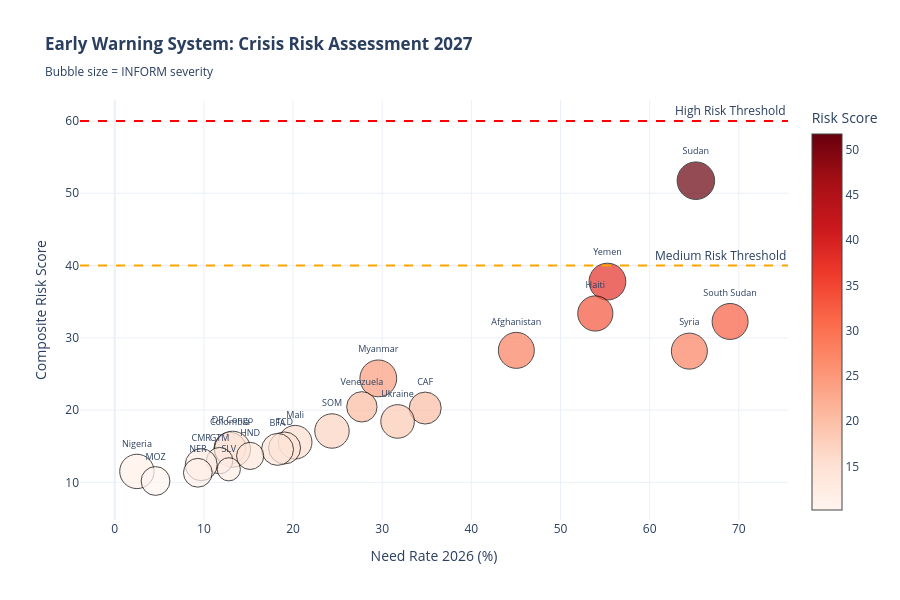

Source (notebook cell):
### Code cell
if PLOTLY_AVAILABLE:
    fig = go.Figure()
    
    fig.add_trace(go.Scatter(
        x=early_warning_df['need_rate_2026'] * 100,
        y=early_warning_df['risk_score'],
        mode='markers+text',
        marker=dict(
            size=early_warning_df['severity'] * 8,
            color=early_warning_df['risk_score'],
            colorscale='Reds',
            showscale=True,
            colorbar=dict(title="Risk Score"),
            line=dict(width=1, color='black')
        ),
        text=early_warning_df['country'],
        textposition='top center',
        textfont=dict(size=9),
        hovertemplate='<b>%{text}</b><br>Risk Score: %{y:.1f}<br>Need Rate: %{x:.1f}%<br><extra></extra>'
    ))
    
    fig.add_hline(y=60, line_dash="dash", line_color="red", annotation_text="High Risk Threshold")
    fig.add_hline(y=40, line_dash="dash", line_color="orange", annotation_text="Medium Risk Threshold")
    
    fig.update_layout(
        title="<b>Early Warning System: Crisis Risk Assessment 2027</b><br><sub>Bubble size = INFORM severity</sub>",
        xaxis_title="Need Rate 2026 (%)",
        yaxis_title="Composite Risk Score",
        height=600,
        template='plotly_white',
        font=dict(size=12),
        showlegend=False
    )
    
    fig.show()
else:
    fig, ax = plt.subplots(figsize=(14, 8))
    
    color_map = {'HIGH RISK': '#e74c3c', 'MEDIUM RISK': '#f39c12', 'LOW RISK': '#27ae60'}
    colors = early_warning_df['status'].map(color_map)
    sizes = early_warning_df['severity'] * 100
    
    scatter = ax.scatter(
        early_warning_df['need_rate_2026'] * 100,
        early_warning_df['risk_score'],
        s=sizes,
        c=colors,
        alpha=0.6,
        edgecolors='black',
        linewidth=1.5
    )
    
    for _, row in early_warning_df[early_warning_df['status'] == 'HIGH RISK'].iterrows():
        ax.annotate(
            row['country'],
            (row['need_rate_2026'] * 100, row['risk_score']),
            fontsize=9,
            ha='left',
            va='bottom',
            fontweight='bold'
        )
    
    ax.axhline(60, color='red', linestyle='--', alpha=0.5, label='High Risk Threshold')
    ax.axhline(40, color='orange', linestyle='--', alpha=0.5, label='Medium Risk Threshold')
    
    ax.set_xlabel('Need Rate 2026 (%)', fontsize=12)
    ax.set_ylabel('Composite Risk Score', fontsize=12)
    ax.set_title('Early Warning System: Crisis Risk Assessment 2027\nBubble size = INFORM severity', 
                 fontsize=14, fontweight='bold')
    ax.legend()
    ax.grid(True, alpha=0.3)
    
    plt.tight_layout()
    plt.show()

print("Early warning risk dashboard generated")

### Figure 1 — Plotly figure (JSON) as saved in the notebook; plotly's stock layout.template omitted (floating-point values rounded to 4 significant figures)
{"data": [{"hovertemplate": "<b>%{text}</b><br>Risk Score: %{y:.1f}<br>Need Rate: %{x:.1f}%<br><extra></extra>", "marker": {"color": [51.74, 37.78, 33.37, 32.26, 28.27, 28.16, 24.39, 20.45, 20.28, 18.43, 17.11, 15.56, 14.76, 14.73, 14.59, 14.56, 13.66, 13.01, 12.44, 11.81, 11.52, 11.33, 10.19], "colorbar": {"title": {"text": "Risk Score"}}, "colorscale": [[0, "rgb(255,245,240)"], [0.125, "rgb(254,224,210)"], [0.25, "rgb(252,187,161)"], [0.375, "rgb(252,146,114)"], [0.5, "rgb(251,106,74)"], [0.625, "rgb(239,59,44)"], [0.75, "rgb(203,24,29)"], [0.875, "rgb(165,15,21)"], [1, "rgb(103,0,13)"]], "line": {"color": "black", "width": 1}, "showscale": true, "size": [37.6, 36.8, 35.2, 36, 36, 36, 36.8, 30.4, 32, 33.6, 34.4, 33.6, 32, 32, 36, 32, 27.2, 26.4, 32, 23.2, 34.4, 28.8, 28.8]}, "mode": "markers+text", "text": ["Sudan", "Yemen", "Haiti", "South Sudan", "Afghanistan", "Syria", "Myanmar", "Venezuela", "CAF", "Ukraine", "SOM", "Mali", "TCD", "Colombia", "DR Congo", "BFA", "HND", "GTM", "CMR", "SLV", "Nigeria", "NER", "MOZ"], "textfont": {"size": 9}, "textposition": "top center", "type": "scatter", "x": [65.18, 55.26, 53.9, 69.02, 45.04, 64.45, 29.56, 27.72, 34.82, 31.72, 24.37, 20.24, 19.05, 12.92, 13.21, 18.26, 15.19, 11.76, 9.699, 12.79, 2.484, 9.319, 4.574], "y": [51.74, 37.78, 33.37, 32.26, 28.27, 28.16, 24.39, 20.45, 20.28, 18.43, 17.11, 15.56, 14.76, 14.73, 14.59, 14.56, 13.66, 13.01, 12.44, 11.81, 11.52, 11.33, 10.19]}], "layout": {"annotations": [{"showarrow": false, "text": "High Risk Threshold", "x": 1, "xanchor": "right", "xref": "x domain", "y": 60, "yanchor": "bottom", "yref": "y"}, {"showarrow": false, "text": "Medium Risk Threshold", "x": 1, "xanchor": "right", "xref": "x domain", "y": 40, "yanchor": "bottom", "yref": "y"}], "font": {"size": 12}, "height": 600, "shapes": [{"line": {"color": "red", "dash": "dash"}, "type": "line", "x0": 0, "x1": 1, "xref": "x domain", "y0": 60, "y1": 60, "yref": "y"}, {"line": {"color": "orange", "dash": "dash"}, "type": "line", "x0": 0, "x1": 1, "xref": "x domain", "y0": 40, "y1": 40, "yref": "y"}], "showlegend": false, "title": {"text": "<b>Early Warning System: Crisis Risk Assessment 2027</b><br><sub>Bubble size = INFORM severity</sub>"}, "xaxis": {"title": {"text": "Need Rate 2026 (%)"}}, "yaxis": {"title": {"text": "Composite Risk Score"}}}}
